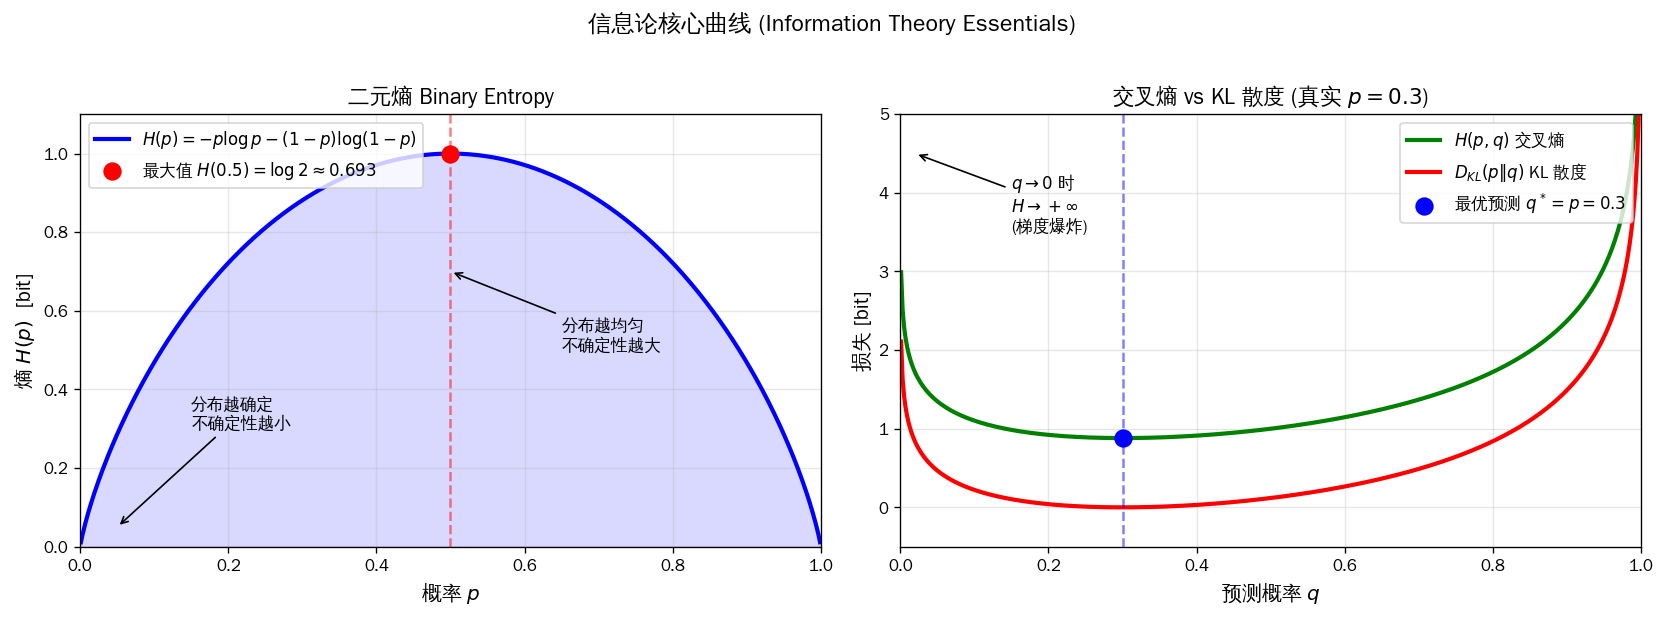

Python code for this plot:
"""
1-4 二元熵与交叉熵曲线
========================
- 左图：二元熵 H(p) 随概率 p 的变化，0.5 处最大为 log(2) ≈ 0.693
- 右图：交叉熵 H(p, q) 当真实分布固定为 p=0.3 时，预测 q 在 [0, 1] 上的损失
"""
import numpy as np
import matplotlib.pyplot as plt
import matplotlib as mpl

mpl.rcParams['font.sans-serif'] = ['Noto Sans CJK SC', 'WenQuanYi Zen Hei', 'SimHei', 'DejaVu Sans']
mpl.rcParams['axes.unicode_minus'] = False

p = np.linspace(0.001, 0.999, 500)
# 二元熵
H_p = -p * np.log2(p) - (1 - p) * np.log2(1 - p)

# 交叉熵 (KL 部分 = H(p, q) - H(p))
# 真实分布固定为 p_true=0.3
p_true = 0.3
H_true = -p_true * np.log2(p_true) - (1 - p_true) * np.log2(1 - p_true)

q = np.linspace(0.001, 0.999, 500)
H_pq = -p_true * np.log2(q) - (1 - p_true) * np.log2(1 - q)
KL = H_pq - H_true  # KL 散度

fig, axes = plt.subplots(1, 2, figsize=(14, 5))

# 左图：二元熵
ax = axes[0]
ax.plot(p, H_p, 'b-', lw=2.5, label='$H(p) = -p\\log p - (1-p)\\log(1-p)$')
# 标注最大值
ax.axvline(0.5, color='r', linestyle='--', alpha=0.5)
ax.scatter([0.5], [1.0], color='red', s=100, zorder=5,
           label='最大值 $H(0.5) = \\log 2 \\approx 0.693$')
# 阴影
ax.fill_between(p, 0, H_p, alpha=0.15, color='blue')
ax.set_xlabel('概率 $p$', fontsize=12)
ax.set_ylabel('熵 $H(p)$  [bit]', fontsize=12)
ax.set_title('二元熵 Binary Entropy', fontsize=13)
ax.set_xlim(0, 1)
ax.set_ylim(0, 1.1)
ax.legend(loc='upper left', fontsize=10)
ax.grid(True, alpha=0.3)

# 标注解释
ax.annotate('分布越均匀\n不确定性越大',
            xy=(0.5, 0.7), xytext=(0.65, 0.5),
            fontsize=10, ha='left',
            arrowprops=dict(arrowstyle='->', color='black', lw=1))
ax.annotate('分布越确定\n不确定性越小',
            xy=(0.05, 0.05), xytext=(0.15, 0.3),
            fontsize=10, ha='left',
            arrowprops=dict(arrowstyle='->', color='black', lw=1))

# 右图：交叉熵 + KL
ax = axes[1]
ax.plot(q, H_pq, 'g-', lw=2.5, label='$H(p,q)$ 交叉熵')
ax.plot(q, KL, 'r-', lw=2.5, label='$D_{KL}(p \\| q)$ KL 散度')
# 标注最优预测点
ax.axvline(p_true, color='blue', linestyle='--', alpha=0.5)
ax.scatter([p_true], [H_true], color='blue', s=100, zorder=5,
           label=f'最优预测 $q^* = p = {p_true}$')
# 当 q = 0 或 1 时的爆炸
ax.set_ylim(-0.5, 5)
ax.set_xlim(0, 1)
ax.set_xlabel('预测概率 $q$', fontsize=12)
ax.set_ylabel('损失 [bit]', fontsize=12)
ax.set_title(f'交叉熵 vs KL 散度 (真实 $p={p_true}$)', fontsize=13)
ax.legend(loc='upper right', fontsize=10)
ax.grid(True, alpha=0.3)

# 标注
ax.annotate('$q \\to 0$ 时\n$H \\to +\\infty$\n(梯度爆炸)',
            xy=(0.02, 4.5), xytext=(0.15, 3.5),
            fontsize=10, ha='left',
            arrowprops=dict(arrowstyle='->', color='black', lw=1))

fig.suptitle('信息论核心曲线 (Information Theory Essentials)',
             fontsize=14, fontweight='bold', y=1.02)
plt.tight_layout()
plt.savefig('/home/david/AI-Tutorial/assets/figures/1-4-binary-entropy.png',
            dpi=120, bbox_inches='tight', facecolor='white')
print("Saved: 1-4-binary-entropy.png")
